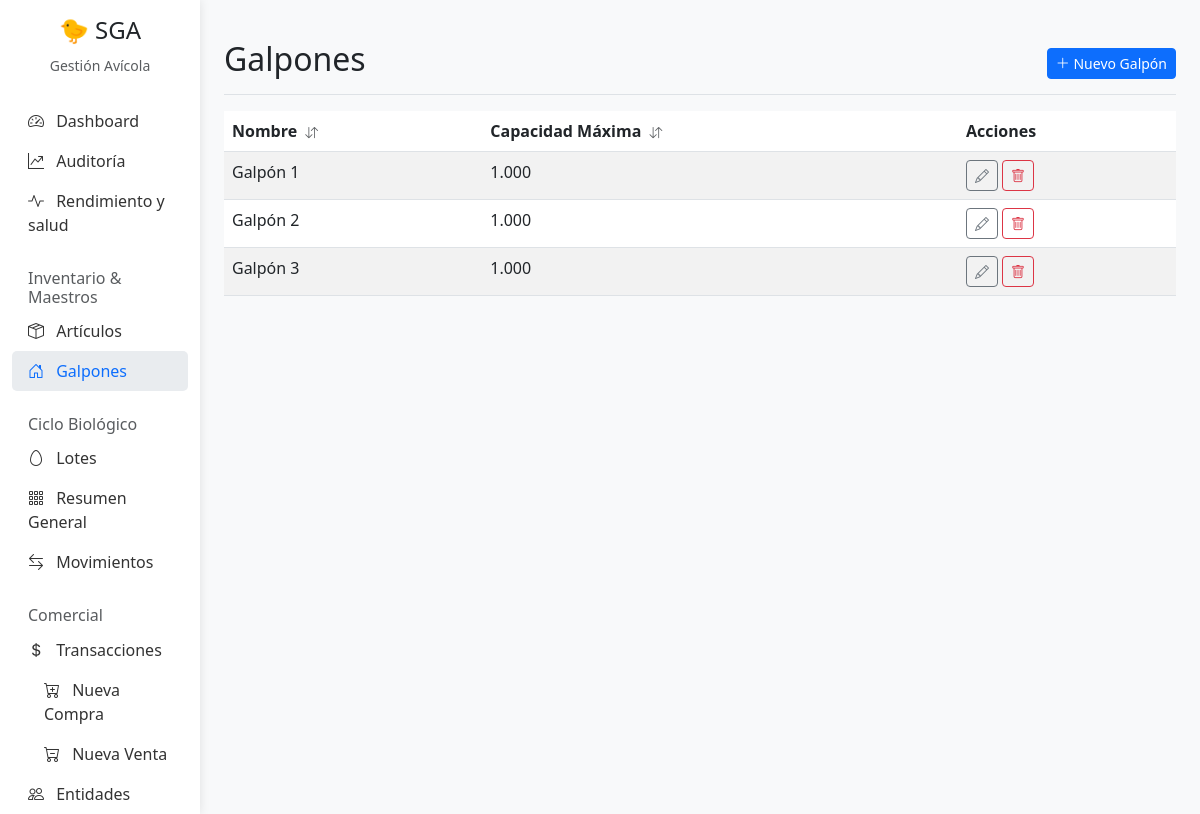
Page /galpones/ on the committed database.
### Gestion/models.py (models this page shows, shortened)
class Galpon(models.Model):
    id_galpon = models.AutoField(primary_key=True)
    nombre = models.CharField(max_length=100)
    capacidad_max = models.IntegerField()

### Gestion/views.py (the view)
# urls.py: path('galpones/', views.galpon_list, name='galpon-list'),
def galpon_list(request):
    galpones = Galpon.objects.all()
    allowed_sort = ['nombre', 'capacidad_max']
    ordering = get_ordering(request, ['nombre', 'capacidad_max', 'pk'], default_field='nombre')
    galpones = galpones.order_by(ordering)
    return render(request, 'Gestion/galpon_list.html', {'galpones': galpones})

### Gestion/templatetags/gestion_extras.py (called while the page is built, shortened)
@register.simple_tag(takes_context=True)
def sort_header(context, label, field):
    request = context['request']
    current_sort = request.GET.get('sort', '')
    current_dir = request.GET.get('dir', 'asc')
    new_dir = 'asc'
    icon = '<i class="bi bi-arrow-down-up text-muted ms-1" style="font-size: 0.8em;"></i>'
    params = request.GET.copy()
    params['sort'] = field
    params['dir'] = new_dir
    if 'page' in params:
        del params['page']
    url = f"?{params.urlencode()}"
    html = f'<a href="{url}" class="text-decoration-none text-dark fw-bold" style="cursor: pointer;">{label} {icon}</a>'
    return mark_safe(html)

### Gestion/utils.py (called while the page is built)
def get_ordering(request, allowed_fields, default_field='-pk'):
    sort_by = request.GET.get('sort')
    direction = request.GET.get('dir', 'asc')
    ordering = default_field
    if sort_by in allowed_fields:
        if direction == 'desc':
            ordering = f'-{sort_by}'
        else:
            ordering = sort_by
    return ordering

### Gestion/templates/Gestion/galpon_list.html (shortened to what this page needs)
{% extends 'Gestion/base.html' %}
{% load gestion_extras %}
{% block content %}
<div class="d-flex justify-content-between flex-wrap flex-md-nowrap align-items-center pt-3 pb-2 mb-3 border-bottom">
    <h1 class="h2">Galpones</h1>
    <div class="btn-toolbar mb-2 mb-md-0">
        <a href="{% url 'galpon-create' %}" class="btn btn-sm btn-primary">
            <i class="bi bi-plus-lg"></i> Nuevo Galpón
        </a>
    </div>
</div>
<div class="table-responsive">
    <table class="table table-striped table-hover">
        <thead>
            <tr>
                <th>{% sort_header 'Nombre' 'nombre' %}</th>
                <th>{% sort_header 'Capacidad Máxima' 'capacidad_max' %}</th>
                <th>Acciones</th>
            </tr>
        </thead>
        <tbody>
            {% for galpon in galpones %}
            <tr>
                <td>{{ galpon.nombre }}</td>
                <td>{{ galpon.capacidad_max }}</td>
                <td>
                    <a href="{% url 'galpon-update' galpon.pk %}" class="btn btn-sm btn-outline-secondary"><i
                            class="bi bi-pencil"></i></a>
                    <a href="{% url 'galpon-delete' galpon.pk %}" class="btn btn-sm btn-outline-danger"><i
                            class="bi bi-trash"></i></a>
                </td>
            </tr>
            {% empty %}
            <tr>
                <td colspan="3" class="text-center">No hay galpones registrados.</td>
            </tr>
            {% endfor %}
        </tbody>
    </table>
</div>
{% endblock %}

### Gestion/templates/Gestion/base.html (style rules this page uses)
body { background-color: #f8f9fa; }

### rows in the picture
Galpon: nombre "Galpón 1", capacidad_max "1.000"
Galpon: nombre "Galpón 2", capacidad_max "1.000"
Galpon: nombre "Galpón 3", capacidad_max "1.000"
